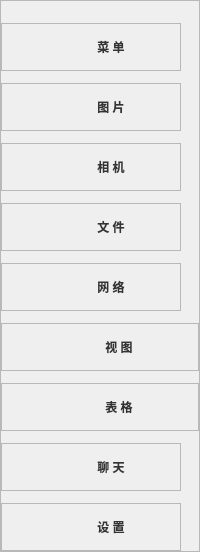
              <widget class="QFrame" name="leftbox_bottom">
               <property name="sizePolicy">
                <sizepolicy hsizetype="Preferred" vsizetype="Preferred">
                 <horstretch>0</horstretch>
                 <verstretch>0</verstretch>
                </sizepolicy>
               </property>
               <property name="minimumSize">
                <size>
                 <width>0</width>
                 <height>0</height>
                </size>
               </property>
               <property name="maximumSize">
                <size>
                 <width>16777215</width>
                 <height>16777215</height>
                </size>
               </property>
               <property name="styleSheet">
                <string notr="true">QPushButton#src_menu{
	background-image: url(:/leftbox/images/newsize/menu.png);
}
QPushButton#src_folder{
	background-image: url(:/leftbox/images/newsize/folder.png);

}
QPushButton#src_camera{
	background-image: url(:/leftbox/images/newsize/security-camera.png);
}
QPushButton#src_img{
	background-image: url(:/leftbox/images/newsize/gallery.png);
}
QPushButton#src_webcam{
	background-image: url(:/leftbox/images/newsize/photo-camera.png);
}
QPushButton#src_setting{
	background-image:url(:/leftbox/images/newsize/setting.png);
}
QPushButton#src_vsmode{
	background-image:url(:/leftbox/images/newsize/vs.png);
}
QPushButton#src_result{
	background-image:url(:/leftbox/images/newsize/statistics.png);
}
QPushButton#src_table{
	background-image:url(:/leftbox/images/newsize/table.png);
}
QPushButton{
	border:none;
	text-align: center;
	background-repeat: no-repeat;
	background-position: left center;
	border-left: 23px solid transparent;
	color: rgba(0, 0, 0, 199);
	font: 12pt &quot;Times New Roman&quot;;
	font-weight: bold;
	padding-left: 15px;
}
QFrame#cameraBox:hover{
	background-color: rgba(114, 129, 214, 59);
}
QFrame#folderBox:hover{
	background-color: rgba(114, 129, 214, 59);
}
QFrame#imgBox:hover{
	background-color: rgba(114, 129, 214, 59);
}
QFrame#menuBox:hover{
	background-color: rgba(114, 129, 214, 59);
}
QFrame#webcamBox:hover{
	background-color: rgba(114, 129, 214, 59);
}
QFrame#manageBox:hover{
	background-color: rgba(114, 129, 214, 59);
}
QFrame#vsBox:hover{
	background-color: rgba(114, 129, 214, 59);
}
QFrame#resultBox:hover{
	background-color: rgba(114, 129, 214, 59);
}
QFrame#tableBox:hover{
	background-color: rgba(114, 129, 214, 59);
}</string>
               </property>
               <property name="frameShape">
                <enum>QFrame::Shape::StyledPanel</enum>
               </property>
               <property name="frameShadow">
                <enum>QFrame::Shadow::Raised</enum>
               </property>
               <layout class="QVBoxLayout" name="verticalLayout_3" stretch="1,4,1,4,1,4,1,4,1,4,1,4,1,4,1,4,1,4">
                <property name="spacing">
                 <number>0</number>
                </property>
                <property name="leftMargin">
                 <number>0</number>
                </property>
                <property name="topMargin">
                 <number>10</number>
                </property>
                <property name="rightMargin">
                 <number>0</number>
                </property>
                <property name="bottomMargin">
                 <number>0</number>
                </property>
                <item>
                 <spacer name="zSpacer5">
                  <property name="orientation">
                   <enum>Qt::Orientation::Vertical</enum>
                  </property>
                  <property name="sizeHint" stdset="0">
                   <size>
                    <width>20</width>
                    <height>40</height>
                   </size>
                  </property>
                 </spacer>
                </item>
                <item>
                 <widget class="QFrame" name="menuBox">
                  <property name="sizePolicy">
                   <sizepolicy hsizetype="Expanding" vsizetype="Preferred">
                    <horstretch>0</horstretch>
                    <verstretch>0</verstretch>
                   </sizepolicy>
                  </property>
                  <property name="minimumSize">
                   <size>
                    <width>180</width>
                    <height>0</height>
                   </size>
                  </property>
                  <property name="maximumSize">
                   <size>
                    <width>180</width>
                    <height>16777215</height>
                   </size>
                  </property>
                  <property name="layoutDirection">
                   <enum>Qt::LayoutDirection::LeftToRight</enum>
                  </property>
                  <property name="frameShape">
                   <enum>QFrame::Shape::StyledPanel</enum>
                  </property>
                  <property name="frameShadow">
                   <enum>QFrame::Shadow::Raised</enum>
                  </property>
                  <layout class="QHBoxLayout" name="horizontalLayout_3">
                   <property name="spacing">
                    <number>0</number>
                   </property>
                   <property name="leftMargin">
                    <number>0</number>
                   </property>
                   <property name="topMargin">
                    <number>0</number>
                   </property>
                   <property name="rightMargin">
                    <number>0</number>
                   </property>
                   <property name="bottomMargin">
                    <number>0</number>
                   </property>
                   <item>
                    <widget class="QPushButton" name="src_menu">
                     <property name="sizePolicy">
                      <sizepolicy hsizetype="Expanding" vsizetype="Preferred">
                       <horstretch>0</horstretch>
                       <verstretch>0</verstretch>
                      </sizepolicy>
                     </property>
                     <property name="minimumSize">
                      <size>
                       <width>180</width>
                       <height>0</height>
                      </size>
                     </property>
                     <property name="maximumSize">
                      <size>
                       <width>180</width>
                       <height>16777215</height>
                      </size>
                     </property>
                     <property name="styleSheet">
                      <string notr="true">font: 14pt &quot;方正粗黑宋简体&quot;;</string>
                     </property>
                     <property name="text">
                      <string>菜 单</string>
                     </property>
                     <property name="iconSize">
                      <size>
                       <width>30</width>
                       <height>30</height>
                      </size>
                     </property>
                     <property name="autoDefault">
                      <bool>false</bool>
                     </property>
                    </widget>
                   </item>
                  </layout>
                 </widget>
                </item>
                <item>
                 <spacer name="zSpacer1">
                  <property name="orientation">
                   <enum>Qt::Orientation::Vertical</enum>
                  </property>
                  <property name="sizeHint" stdset="0">
                   <size>
                    <width>20</width>
                    <height>40</height>
                   </size>
                  </property>
                 </spacer>
                </item>
                <item>
                 <widget class="QFrame" name="imgBox">
                  <property name="minimumSize">
                   <size>
                    <width>180</width>
                    <height>0</height>
                   </size>
                  </property>
                  <property name="maximumSize">
                   <size>
                    <width>180</width>
                    <height>16777215</height>
                   </size>
                  </property>
                  <property name="layoutDirection">
                   <enum>Qt::LayoutDirection::LeftToRight</enum>
                  </property>
                  <property name="frameShape">
                   <enum>QFrame::Shape::StyledPanel</enum>
                  </property>
                  <property name="frameShadow">
                   <enum>QFrame::Shadow::Raised</enum>
                  </property>
                  <layout class="QHBoxLayout" name="horizontalLayout_4">
                   <property name="spacing">
                    <number>0</number>
                   </property>
                   <property name="leftMargin">
                    <number>0</number>
                   </property>
                   <property name="topMargin">
                    <number>0</number>
                   </property>
                   <property name="rightMargin">
                    <number>0</number>
                   </property>
                   <property name="bottomMargin">
                    <number>0</number>
                   </property>
                   <item alignment="Qt::AlignmentFlag::AlignLeft">
                    <widget class="QPushButton" name="src_img">
                     <property name="sizePolicy">
                      <sizepolicy hsizetype="Expanding" vsizetype="Preferred">
                       <horstretch>0</horstretch>
                       <verstretch>0</verstretch>
                      </sizepolicy>
                     </property>
                     <property name="minimumSize">
                      <size>
                       <width>180</width>
                       <height>0</height>
                      </size>
                     </property>
                     <property name="maximumSize">
                      <size>
                       <width>180</width>
                       <height>16777215</height>
                      </size>
                     </property>
                     <property name="styleSheet">
                      <string notr="true">font: 14pt &quot;方正粗黑宋简体&quot;;</string>
                     </property>
                     <property name="text">
                      <string>图 片</string>
                     </property>
                     <property name="iconSize">
                      <size>
                       <width>30</width>
                       <height>30</height>
                      </size>
                     </property>
                    </widget>
                   </item>
                  </layout>
                 </widget>
                </item>
                <item>
                 <spacer name="zSpacer2">
                  <property name="orientation">
                   <enum>Qt::Orientation::Vertical</enum>
                  </property>
                  <property name="sizeHint" stdset="0">
                   <size>
                    <width>20</width>
                    <height>40</height>
                   </size>
                  </property>
                 </spacer>
                </item>
                <item>
                 <widget class="QFrame" name="webcamBox">
                  <property name="minimumSize">
                   <size>
                    <width>180</width>
                    <height>0</height>
                   </size>
                  </property>
                  <property name="maximumSize">
                   <size>
                    <width>180</width>
                    <height>16777215</height>
                   </size>
                  </property>
                  <property name="layoutDirection">
                   <enum>Qt::LayoutDirection::LeftToRight</enum>
                  </property>
                  <property name="frameShape">
                   <enum>QFrame::Shape::StyledPanel</enum>
                  </property>
                  <property name="frameShadow">
                   <enum>QFrame::Shadow::Raised</enum>
                  </property>
                  <layout class="QHBoxLayout" name="horizontalLayout_7">
                   <property name="spacing">
                    <number>0</number>
                   </property>
                   <property name="leftMargin">
                    <number>0</number>
                   </property>
                   <property name="topMargin">
                    <number>0</number>
                   </property>
                   <property name="rightMargin">
                    <number>0</number>
                   </property>
                   <property name="bottomMargin">
                    <number>0</number>
                   </property>
                   <item alignment="Qt::AlignmentFlag::AlignLeft">
                    <widget class="QPushButton" name="src_webcam">
                     <property name="sizePolicy">
                      <sizepolicy hsizetype="Expanding" vsizetype="Preferred">
                       <horstretch>0</horstretch>
                       <verstretch>0</verstretch>
                      </sizepolicy>
                     </property>
                     <property name="minimumSize">
                      <size>
                       <width>180</width>
                       <height>0</height>
                      </size>
                     </property>
                     <property name="maximumSize">
                      <size>
                       <width>180</width>
                       <height>16777215</height>
                      </size>
                     </property>
                     <property name="layoutDirection">
                      <enum>Qt::LayoutDirection::LeftToRight</enum>
                     </property>
                     <property name="styleSheet">
                      <string notr="true">font: 14pt &quot;方正粗黑宋简体&quot;;</string>
                     </property>
                     <property name="text">
                      <string>相 机</string>
                     </property>
                     <property name="iconSize">
                      <size>
                       <width>30</width>
                       <height>30</height>
                      </size>
                     </property>
                    </widget>
                   </item>
                  </layout>
                 </widget>
                </item>
                <item>
                 <spacer name="zSpacer4">
                  <property name="orientation">
                   <enum>Qt::Orientation::Vertical</enum>
                  </property>
                  <property name="sizeHint" stdset="0">
                   <size>
                    <width>20</width>
                    <height>40</height>
                   </size>
                  </property>
                 </spacer>
                </item>
                <item>
                 <widget class="QFrame" name="folderBox">
                  <property name="minimumSize">
                   <size>
                    <width>180</width>
                    <height>0</height>
                   </size>
                  </property>
                  <property name="maximumSize">
                   <size>
                    <width>180</width>
                    <height>16777215</height>
                   </size>
                  </property>
                  <property name="layoutDirection">
                   <enum>Qt::LayoutDirection::LeftToRight</enum>
                  </property>
                  <property name="frameShape">
                   <enum>QFrame::Shape::StyledPanel</enum>
                  </property>
                  <property name="frameShadow">
                   <enum>QFrame::Shadow::Raised</enum>
                  </property>
                  <layout class="QHBoxLayout" name="horizontalLayout_6">
                   <property name="spacing">
                    <number>0</number>
                   </property>
                   <property name="leftMargin">
                    <number>0</number>
                   </property>
                   <property name="topMargin">
                    <number>0</number>
                   </property>
                   <property name="rightMargin">
                    <number>0</number>
                   </property>
                   <property name="bottomMargin">
                    <number>0</number>
                   </property>
                   <item alignment="Qt::AlignmentFlag::AlignLeft">
                    <widget class="QPushButton" name="src_folder">
                     <property name="sizePolicy">
                      <sizepolicy hsizetype="Expanding" vsizetype="Preferred">
                       <horstretch>0</horstretch>
                       <verstretch>0</verstretch>
                      </sizepolicy>
                     </property>
                     <property name="minimumSize">
                      <size>
                       <width>180</width>
                       <height>0</height>
                      </size>
                     </property>
                     <property name="maximumSize">
                      <size>
                       <width>180</width>
                       <height>16777215</height>
                      </size>
                     </property>
                     <property name="styleSheet">
                      <string notr="true">font: 14pt &quot;方正粗黑宋简体&quot;;</string>
                     </property>
                     <property name="text">
                      <string>文 件</string>
                     </property>
                     <property name="iconSize">
                      <size>
                       <width>30</width>
                       <height>30</height>
                      </size>
                     </property>
                     <property name="shortcut">
                      <string>Ctrl+S</string>
                     </property>
                    </widget>
                   </item>
                  </layout>
                 </widget>
                </item>
                <item>
                 <spacer name="verticalSpacer">
                  <property name="orientation">
                   <enum>Qt::Orientation::Vertical</enum>
                  </property>
                  <property name="sizeHint" stdset="0">
                   <size>
                    <width>20</width>
                    <height>40</height>
                   </size>
                  </property>
                 </spacer>
                </item>
                <item>
                 <widget class="QFrame" name="cameraBox">
                  <property name="minimumSize">
                   <size>
                    <width>180</width>
                    <height>0</height>
                   </size>
                  </property>
                  <property name="maximumSize">
                   <size>
                    <width>180</width>
                    <height>16777215</height>
                   </size>
                  </property>
                  <property name="layoutDirection">
                   <enum>Qt::LayoutDirection::LeftToRight</enum>
                  </property>
                  <property name="frameShape">
                   <enum>QFrame::Shape::StyledPanel</enum>
                  </property>
                  <property name="frameShadow">
                   <enum>QFrame::Shadow::Raised</enum>
                  </property>
                  <layout class="QHBoxLayout" name="horizontalLayout_5">
                   <property name="spacing">
                    <number>0</number>
                   </property>
                   <property name="leftMargin">
                    <number>0</number>
                   </property>
                   <property name="topMargin">
                    <number>0</number>
                   </property>
                   <property name="rightMargin">
                    <number>0</number>
                   </property>
                   <property name="bottomMargin">
                    <number>0</number>
                   </property>
                   <item alignment="Qt::AlignmentFlag::AlignLeft">
                    <widget class="QPushButton" name="src_camera">
                     <property name="sizePolicy">
                      <sizepolicy hsizetype="Expanding" vsizetype="Preferred">
                       <horstretch>0</horstretch>
                       <verstretch>0</verstretch>
                      </sizepolicy>
                     </property>
                     <property name="minimumSize">
                      <size>
                       <width>180</width>
                       <height>0</height>
                      </size>
                     </property>
                     <property name="maximumSize">
                      <size>
                       <width>180</width>
                       <height>16777215</height>
                      </size>
                     </property>
                     <property name="styleSheet">
                      <string notr="true">font: 14pt &quot;方正粗黑宋简体&quot;;</string>
                     </property>
                     <property name="text">
                      <string>网 络</string>
                     </property>
                     <property name="iconSize">
                      <size>
                       <width>30</width>
                       <height>30</height>
                      </size>
                     </property>
                    </widget>
                   </item>
                  </layout>
                 </widget>
                </item>
                <item>
                 <spacer name="zSpacer3">
                  <property name="orientation">
                   <enum>Qt::Orientation::Vertical</enum>
                  </property>
                  <property name="sizeHint" stdset="0">
                   <size>
                    <width>20</width>
                    <height>40</height>
                   </size>
                  </property>
                 </spacer>
                </item>
                <item>
                 <widget class="QFrame" name="resultBox">
                  <property name="frameShape">
                   <enum>QFrame::Shape::StyledPanel</enum>
                  </property>
                  <property name="frameShadow">
                   <enum>QFrame::Shadow::Raised</enum>
                  </property>
                  <layout class="QHBoxLayout" name="horizontalLayout_27">
                   <property name="spacing">
                    <number>0</number>
                   </property>
                   <property name="leftMargin">
                    <number>0</number>
                   </property>
                   <property name="topMargin">
                    <number>0</number>
                   </property>
                   <property name="rightMargin">
                    <number>0</number>
                   </property>
                   <property name="bottomMargin">
                    <number>0</number>
                   </property>
                   <item>
                    <widget class="QPushButton" name="src_result">
                     <property name="sizePolicy">
                      <sizepolicy hsizetype="Expanding" vsizetype="Preferred">
                       <horstretch>0</horstretch>
                       <verstretch>0</verstretch>
                      </sizepolicy>
                     </property>
                     <property name="minimumSize">
                      <size>
                       <width>180</width>
                       <height>0</height>
                      </size>
                     </property>
                     <property name="maximumSize">
                      <size>
                       <width>180</width>
                       <height>16777215</height>
                      </size>
                     </property>
                     <property name="styleSheet">
                      <string notr="true">font: 14pt &quot;方正粗黑宋简体&quot;;</string>
                     </property>
                     <property name="text">
                      <string>视 图</string>
                     </property>
                     <property name="iconSize">
                      <size>
                       <width>30</width>
                       <height>30</height>
                      </size>
                     </property>
                    </widget>
                   </item>
                  </layout>
                 </widget>
                </item>
                <item>
                 <spacer name="verticalSpacer_5">
                  <property name="orientation">
                   <enum>Qt::Orientation::Vertical</enum>
                  </property>
                  <property name="sizeHint" stdset="0">
                   <size>
                    <width>20</width>
                    <height>40</height>
                   </size>
                  </property>
                 </spacer>
                </item>
                <item>
                 <widget class="QFrame" name="tableBox">
                  <property name="frameShape">
                   <enum>QFrame::Shape::StyledPanel</enum>
                  </property>
                  <property name="frameShadow">
                   <enum>QFrame::Shadow::Raised</enum>
                  </property>
                  <layout class="QHBoxLayout" name="horizontalLayout_28">
                   <property name="spacing">
                    <number>0</number>
                   </property>
                   <property name="leftMargin">
                    <number>0</number>
                   </property>
                   <property name="topMargin">
                    <number>0</number>
                   </property>
                   <property name="rightMargin">
                    <number>0</number>
                   </property>
                   <property name="bottomMargin">
                    <number>0</number>
                   </property>
                   <item>
                    <widget class="QPushButton" name="src_table">
                     <property name="sizePolicy">
                      <sizepolicy hsizetype="Expanding" vsizetype="Preferred">
                       <horstretch>0</horstretch>
                       <verstretch>0</verstretch>
                      </sizepolicy>
                     </property>
                     <property name="minimumSize">
                      <size>
                       <width>180</width>
                       <height>0</height>
                      </size>
                     </property>
                     <property name="maximumSize">
                      <size>
                       <width>180</width>
                       <height>16777215</height>
                      </size>
                     </property>
                     <property name="styleSheet">
                      <string notr="true">font: 14pt &quot;方正粗黑宋简体&quot;;</string>
                     </property>
                     <property name="text">
                      <string>表 格</string>
                     </property>
                     <property name="iconSize">
                      <size>
                       <width>30</width>
                       <height>30</height>
                      </size>
                     </property>
                    </widget>
                   </item>
                  </layout>
                 </widget>
                </item>
                <item>
                 <spacer name="verticalSpacer_6">
                  <property name="orientation">
                   <enum>Qt::Orientation::Vertical</enum>
                  </property>
                  <property name="sizeHint" stdset="0">
                   <size>
                    <width>20</width>
                    <height>40</height>
                   </size>
                  </property>
                 </spacer>
                </item>
                <item>
                 <widget class="QFrame" name="vsBox">
                  <property name="minimumSize">
                   <size>
                    <width>180</width>
                    <height>0</height>
                   </size>
                  </property>
                  <property name="maximumSize">
                   <size>
                    <width>180</width>
                    <height>16777215</height>
                   </size>
                  </property>
                  <property name="frameShape">
                   <enum>QFrame::Shape::StyledPanel</enum>
                  </property>
                  <property name="frameShadow">
                   <enum>QFrame::Shadow::Raised</enum>
                  </property>
                  <layout class="QHBoxLayout" name="horizontalLayout_26">
                   <property name="spacing">
                    <number>0</number>
                   </property>
                   <property name="leftMargin">
                    <number>0</number>
                   </property>
                   <property name="topMargin">
                    <number>0</number>
                   </property>
                   <property name="rightMargin">
                    <number>0</number>
                   </property>
                   <property name="bottomMargin">
                    <number>0</number>
                   </property>
                   <item>
                    <widget class="QPushButton" name="src_vsmode">
                     <property name="sizePolicy">
                      <sizepolicy hsizetype="Expanding" vsizetype="Preferred">
                       <horstretch>0</horstretch>
                       <verstretch>0</verstretch>
                      </sizepolicy>
                     </property>
                     <property name="minimumSize">
                      <size>
                       <width>180</width>
                       <height>0</height>
                      </size>
                     </property>
                     <property name="maximumSize">
                      <size>
                       <width>180</width>
                       <height>16777215</height>
                      </size>
                     </property>
                     <property name="styleSheet">
                      <string notr="true">font: 14pt &quot;方正粗黑宋简体&quot;;</string>
                     </property>
                     <property name="text">
                      <string>聊 天</string>
                     </property>
                     <property name="iconSize">
                      <size>
                       <width>30</width>
                       <height>30</height>
                      </size>
                     </property>
                     <property name="shortcut">
                      <string>Ctrl+S</string>
                     </property>
                    </widget>
                   </item>
                  </layout>
                 </widget>
                </item>
                <item>
                 <spacer name="verticalSpacer_4">
                  <property name="orientation">
                   <enum>Qt::Orientation::Vertical</enum>
                  </property>
                  <property name="sizeHint" stdset="0">
                   <size>
                    <width>20</width>
                    <height>40</height>
                   </size>
                  </property>
                 </spacer>
                </item>
                <item>
                 <widget class="QFrame" name="manageBox">
                  <property name="minimumSize">
                   <size>
                    <width>180</width>
                    <height>0</height>
                   </size>
                  </property>
                  <property name="maximumSize">
                   <size>
                    <width>180</width>
                    <height>16777215</height>
                   </size>
                  </property>
                  <property name="frameShape">
                   <enum>QFrame::Shape::StyledPanel</enum>
                  </property>
                  <property name="frameShadow">
                   <enum>QFrame::Shadow::Raised</enum>
                  </property>
                  <layout class="QHBoxLayout" name="horizontalLayout_19">
                   <property name="spacing">
                    <number>0</number>
                   </property>
                   <property name="leftMargin">
                    <number>0</number>
                   </property>
                   <property name="topMargin">
                    <number>0</number>
                   </property>
                   <property name="rightMargin">
                    <number>0</number>
                   </property>
                   <property name="bottomMargin">
                    <number>0</number>
                   </property>
                   <item>
                    <widget class="QPushButton" name="src_setting">
                     <property name="sizePolicy">
                      <sizepolicy hsizetype="Expanding" vsizetype="Preferred">
                       <horstretch>0</horstretch>
                       <verstretch>0</verstretch>
                      </sizepolicy>
                     </property>
                     <property name="minimumSize">
                      <size>
                       <width>180</width>
                       <height>0</height>
                      </size>
                     </property>
                     <property name="maximumSize">
                      <size>
                       <width>180</width>
                       <height>16777215</height>
                      </size>
                     </property>
                     <property name="styleSheet">
                      <string notr="true">font: 14pt &quot;方正粗黑宋简体&quot;;</string>
                     </property>
                     <property name="text">
                      <string>设 置</string>
                     </property>
                    </widget>
                   </item>
                  </layout>
                 </widget>
                </item>
               </layout>
              </widget>
